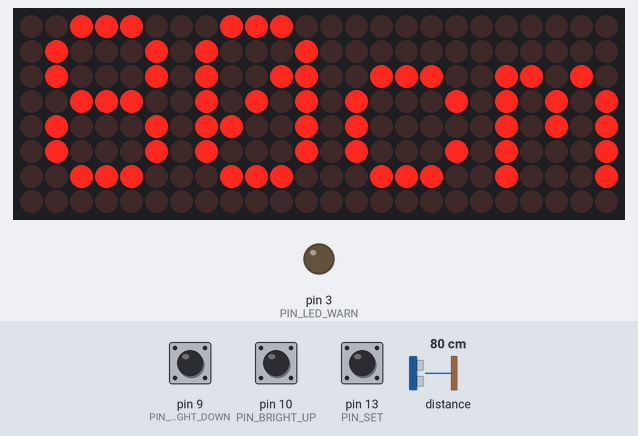
A program run on a simulated Arduino Uno, built with avr-gcc and run on an emulated ATmega328P. Shown: 24×8 LED matrix, output pins drawn as LEDs (lit = HIGH). Inputs (shaded band) come from the test bench; at power-on: pin 13 (PIN_SET) LOW, distance to the obstacle 80 cm, pin 9 (PIN_BRIGHT_DOWN) LOW, pin 10 (PIN_BRIGHT_UP) LOW. EEPROM starts erased.

Above: at 3.9 s.
4.0 s: pin 13 (PIN_SET) pulled HIGH for 0.15 s
At 4.28 s:
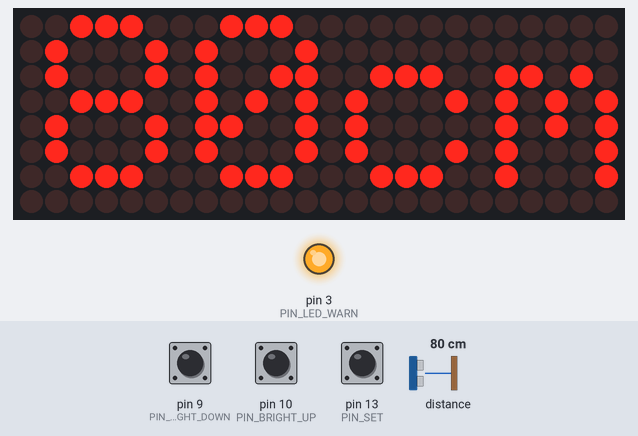
4.7 s: distance to the obstacle set to 120 cm
At 5.9 s:
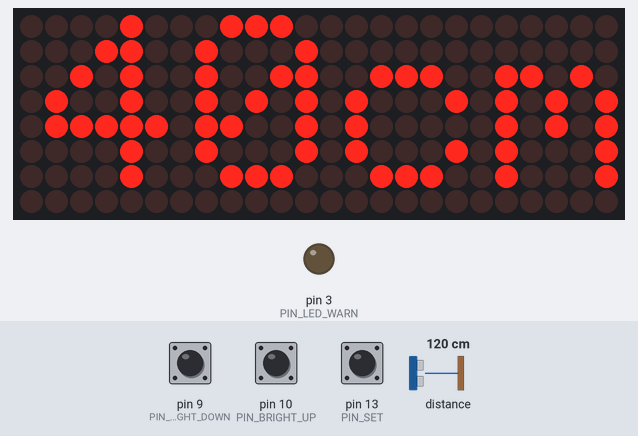
6.2 s: distance to the obstacle set to 250 cm
At 7.4 s:
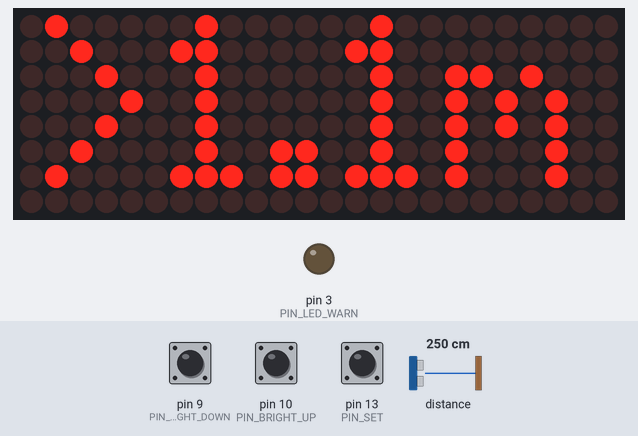
7.7 s: distance to the obstacle set to 107 cm
At 8.8 s:
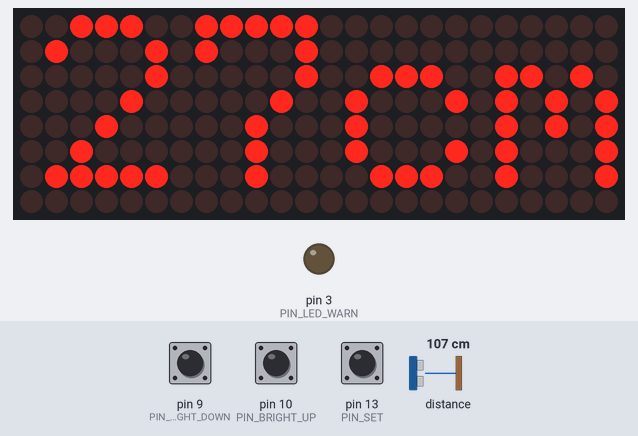
9.2 s: distance to the obstacle set to 113 cm
At 10.4 s:
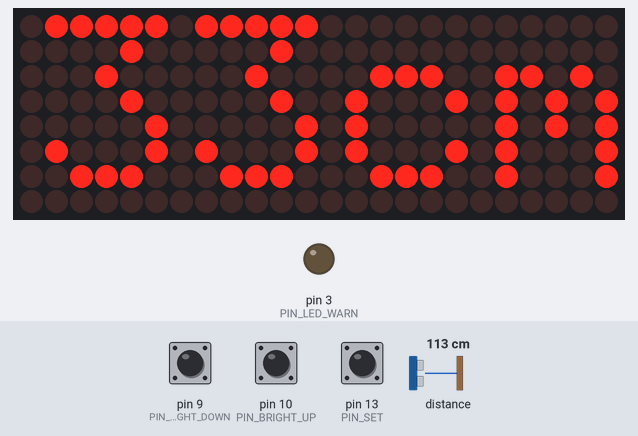
10.7 s: pin 9 (PIN_BRIGHT_DOWN) pulled HIGH for 0.15 s
At 40.3 s:
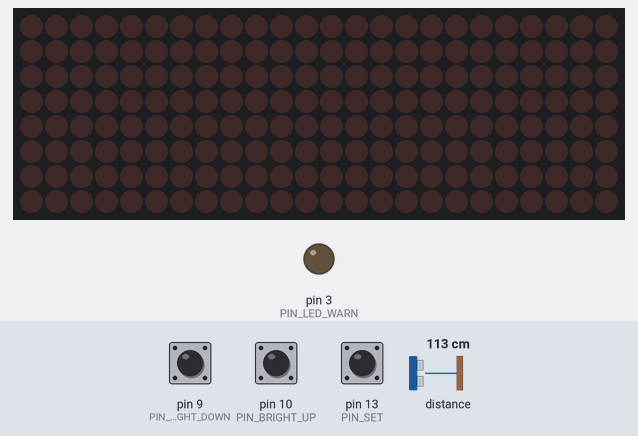
Timing chart, 0 to 40.7 s (numbered marks = the images above; inputs shaded):
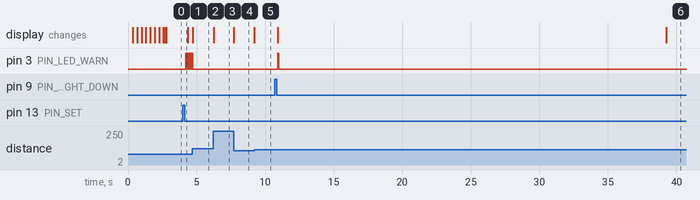

The program:

main.cpp
```cpp
#include <Arduino.h>
#include <LedControl.h>
#include <Wire.h>
#include <VL53L0X.h>
#include <Math.h>
#include <Bounce2.h>
#include <EEPROM.h>
#include "font5x7.h"

const unsigned char welcome[] PROGMEM = {"Welcome!     \0"};
const unsigned char goodBye[] PROGMEM = {"Good bye!     \0"};
const unsigned char initComplete[] PROGMEM = {"Jul-O-Meter v1.0     \0"};

#define NUM_DEVICES 3

#define PIN_I2C_DATA 8
#define PIN_I2C_CLK 6
#define PIN_I2C_LOAD 5

#define PIN_LED_WARN 3
#define PIN_BRIGHT_UP 10
#define PIN_BRIGHT_DOWN 9
#define PIN_SET 13

#define POWER_OFF_MS 30000

//#define DIST_BAR

LedControl lc = LedControl(PIN_I2C_DATA, PIN_I2C_CLK, PIN_I2C_LOAD, NUM_DEVICES);

VL53L0X sensor;

Bounce _btnSet = Bounce();
Bounce _btnBriUp = Bounce();
Bounce _btnBriDown = Bounce();

const long _scrollDelay = 15;   // adjust scrolling speed

unsigned long _bufferLong [14] = {0};
unsigned int _brightness = 8;
uint16_t _zeroCorrection = 0;
unsigned int _kerningPos = 0;
byte _powerSave = true;
byte _warnBlink = false;

void writeSettings() {
  EEPROM.write(0, 0x55);
  EEPROM.write(1, 0x55);

  // Brightness range from 0..15
  if (_brightness > 15) _brightness = 15;

  EEPROM.write(2, _brightness);
  EEPROM.write(3, (_zeroCorrection >> 8) & 0xFF);
  EEPROM.write(4, _zeroCorrection & 0xFF);
}

void readSettings() {
  _brightness = (uint8_t) EEPROM.read(2) & 0xFF;
  _zeroCorrection = ((uint16_t) EEPROM.read(3) << 8) & 0xFFFF;
  _zeroCorrection += (uint16_t) EEPROM.read(4) & 0xFF;
}

void initEEPROM() {
  if (!(EEPROM.read(0) == 0x55 && EEPROM.read(1) == 0x55)) {
    writeSettings();
  }
}

void blinkWarn() {
  digitalWrite(PIN_LED_WARN, HIGH);
  delay(100);
  digitalWrite(PIN_LED_WARN, LOW);
}

void setDisplayBrightness() {
  for (int i = 0; i < NUM_DEVICES; i++) {
    lc.setIntensity(i, _brightness);
  }
}

void setPowersaveMode() {
  if (_powerSave == true) return;
  for (int i = 0; i < NUM_DEVICES; i++) {
    lc.clearDisplay(i);
    lc.shutdown(i, true);
  }

  _warnBlink = false;
  digitalWrite(PIN_LED_WARN, LOW);

  _powerSave = true;
}

void setOperationMode() {
  if (_powerSave == false) return;
  for (int i = 0; i < NUM_DEVICES; i++) {
    lc.shutdown(i, false);
    lc.clearDisplay(i);
    // Brightness
    lc.setIntensity(i, _brightness);
  }
  _powerSave = false;
}

void clearAll() {
  for (int i = 0; i < NUM_DEVICES; i++) {
    lc.clearDisplay(i);
  }
}

// Rotate the buffer
void rotateBufferLong(){
    for (int a=0;a<7;a++){                      // Loop 7 times for a 5x7 font
        unsigned long x = _bufferLong [a*2];     // Get low buffer entry
        byte b = bitRead(x,31);                 // Copy high order bit that gets lost in rotation
        x = x<<1;                               // Rotate left one bit
        _bufferLong [a*2] = x;                   // Store new low buffer
        x = _bufferLong [a*2+1];                 // Get high buffer entry
        x = x<<1;                               // Rotate left one bit
        bitWrite(x,0,b);                        // Store saved bit
        _bufferLong [a*2+1] = x;                 // Store new high buffer
    }
}

// Display Buffer on LED matrix
void printBufferLong(){
  for (int a=0;a<7;a++){                    // Loop 7 times for a 5x7 font
    unsigned long x = _bufferLong [a*2+1];   // Get high buffer entry
    byte y = x;                             // Mask off first character
    x = _bufferLong [a*2];                   // Get low buffer entry
    lc.setRow(0,a,y);                       // Send row to relevent MAX7219 chip
    y = (x>>24);                            // Mask off second character
    lc.setRow(1,a,y);                       // Send row to relevent MAX7219 chip
    y = (x>>16);                            // Mask off third character
    lc.setRow(2,a,y);                       // Send row to relevent MAX7219 chip
    //y = (x>>8);                             // Mask off forth character
    //lc.setRow(3,a,y);                       // Send row to relevent MAX7219 chip
  }
}

// Load character into scroll buffer
void loadBufferLong(int ascii){
    if (ascii >= 0x20 && ascii <=0x7f){
        for (int a=0;a<7;a++){                      // Loop 7 times for a 5x7 font
            unsigned long c = pgm_read_byte_near(_font5x7 + ((ascii - 0x20) * 8) + a);     // Index into character table to get row data
            unsigned long x = _bufferLong [a*2];     // Load current scroll buffer
            x = x | c;                              // OR the new character onto end of current
            _bufferLong [a*2] = x;                   // Store in buffer
        }
        byte count = pgm_read_byte_near(_font5x7 +((ascii - 0x20) * 8) + 7);     // Index into character table for kerning data
        for (byte x=0; x<count;x++){
            rotateBufferLong();
            printBufferLong();
            delay(_scrollDelay);
        }
    }
}

// Scroll Message
void scrollMessage(const unsigned char * messageString) {
  clearAll();
    int counter = 0;
    int myChar=0;
    do {
        // read back a char
        myChar =  pgm_read_byte_near(messageString + counter);
        if (myChar != 0){
            loadBufferLong(myChar);
        }
        counter++;
    }
    while (myChar != 0);
}

void resetKerningPos() {
  _kerningPos = 0;
}

void printText(const char * messageString, unsigned int kernOffset) {
  unsigned int kerningPos = kernOffset;
  unsigned int i = 0;
  unsigned int device = 0;
  byte buf[NUM_DEVICES][8];
  memset(buf, 0, sizeof(buf[0][0]) * NUM_DEVICES * 8);
  while (true) {
    int ascii = messageString[i];
    if (ascii == 0) {
      break;
    }
    if (ascii >= 0x20 && ascii <= 0x7f) {
      unsigned int kerningLength = pgm_read_byte_near(_font5x7 + ((ascii - 0x20) * 8) + 7); // Index into character table for kerning data
      for (int a = 0; a < 7; a++) { // Loop 7 times for a 5x7 font
          unsigned long c = pgm_read_byte_near(_font5x7 + ((ascii - 0x20) * 8) + a); // Index into character table to get row data
          buf[device][a] |= (c >> kerningPos);
          if (device + 1 < NUM_DEVICES) {
            buf[device + 1][a] |= (c << (8 - kerningPos));
          }
      }
      kerningPos += kerningLength;
      if (kerningPos > 7) {
        kerningPos -= 8;
        device++;
      }
    }
    else {
      break;
    }
    i++;
  }
  for (int i = 0; i < NUM_DEVICES; i++) {
    for (int a = 0; a < 7; a++) { // Loop 7 times for a 5x7 font
      lc.setRow(i, a, buf[i][a]);
    }
  }
}

void setup() {
  pinMode(PIN_SET, INPUT);
  pinMode(PIN_BRIGHT_DOWN, INPUT);
  pinMode(PIN_BRIGHT_UP, INPUT);

  _btnSet.attach(PIN_SET);
  _btnSet.interval(10); // 10 ms

  _btnBriUp.attach(PIN_BRIGHT_UP);
  _btnBriUp.interval(10); // 10 ms

  _btnBriDown.attach(PIN_BRIGHT_DOWN);
  _btnBriDown.interval(10); // 10 ms

  pinMode(PIN_LED_WARN, OUTPUT);
  digitalWrite(PIN_LED_WARN, LOW);

  initEEPROM();
  readSettings();

  Wire.begin();

  sensor.init();
  sensor.setTimeout(500);
  sensor.startContinuous(200);

  setOperationMode();

  scrollMessage(initComplete);
}

void loop() {
  uint16_t mmRead = sensor.readRangeContinuousMillimeters();
  uint16_t mm = mmRead;
  if (mm - _zeroCorrection > mm) {
    mm = 0;
  }
  else {
    mm -= _zeroCorrection;
  }
  static uint16_t lastCm = round(mm / 10.0);
  static unsigned long lastUpdate = millis();

  if (sensor.timeoutOccurred()) {
    printText("ERR", 1);
    mm = UINT16_MAX;
  }
  else {
    char buf[10];
    uint16_t cm = round(mm / 10.0);

    if (cm == 0 && _powerSave == false) {
      _warnBlink = true;
    }
    else {
      _warnBlink = false;
      digitalWrite(PIN_LED_WARN, LOW);
    }

    if (cm < 100) {
      sprintf(buf, "%dcm", cm);
    }
    else if (cm >= 100 && cm < 110) {
      sprintf(buf, "1.0m");
    }
    else {
      sprintf(buf, ">1.1m");
    }
    printText(buf, 1);

#ifdef DIST_BAR
    for (int i = 0; i < NUM_DEVICES; i++) {
      int leds = cm - (16 * i);
      byte val = 0x00;
      switch (leds) {
        case  0: val = 0x00; break;
        case  1:
        case  2: val = B10000000; break;
        case  3:
        case  4: val = B11000000; break;
        case  5:
        case  6: val = B11100000; break;
        case  7:
        case  8: val = B11110000; break;
        case  9:
        case 10: val = B11111000; break;
        case 11:
        case 12: val = B11111100; break;
        case 13:
        case 14: val = B11111110; break;
        case 15:
        case 16: val = B11111111; break;
      }
      if (leds > 16) val = B11111111;
      lc.setRow(i, 7, val);
    }
#endif

    if (cm != lastCm) {
      lastUpdate = millis();
      if (_powerSave == true) {
        setOperationMode();
        if (cm > lastCm) {
          scrollMessage(goodBye);
        }
        else if (cm < lastCm) {
          scrollMessage(welcome);
        }
      }
    }
    else if (millis() - lastUpdate > POWER_OFF_MS) {
      setPowersaveMode();
    }

    lastCm = cm;

    if (_warnBlink == true) {
      digitalWrite(PIN_LED_WARN, digitalRead(PIN_LED_WARN) == HIGH ? LOW : HIGH);
    }

    _btnSet.update();

    if (_btnSet.fell()) {
      _zeroCorrection = mmRead;
      writeSettings();
      blinkWarn();
    }
  }

  _btnBriUp.update();
  _btnBriDown.update();

  if (_btnBriUp.fell()) {
    if (_brightness < 15) {
      _brightness++;
      setDisplayBrightness();
      writeSettings();
      blinkWarn();
    }
  }

  if (_btnBriDown.fell()) {
    if (_brightness > 1) {
      _brightness--;
      setDisplayBrightness();
      writeSettings();
      blinkWarn();
    }
  }
}
```

Source omitted: font5x7.h (11466 bytes)

Measured:
- after the input at 4.0 s, pin 3 (PIN_LED_WARN): LOW → HIGH after 0.22 s, then repeats every 0.08 s: LOW 0.04 s, HIGH 0.04 s
- after the input at 4.7 s, pin 3 (PIN_LED_WARN): goes on until 4.7 s, then stays LOW; the display: changes at once (image 2)
- after the input at 6.2 s, the display: changes at once (image 3)
- after the input at 7.7 s, the display: changes at once (image 4)
- after the input at 9.2 s, the display: changes at once (image 5)
- after the input at 10.7 s, pin 3 (PIN_LED_WARN): LOW → HIGH after 0.21 s, → LOW 0.10 s later
